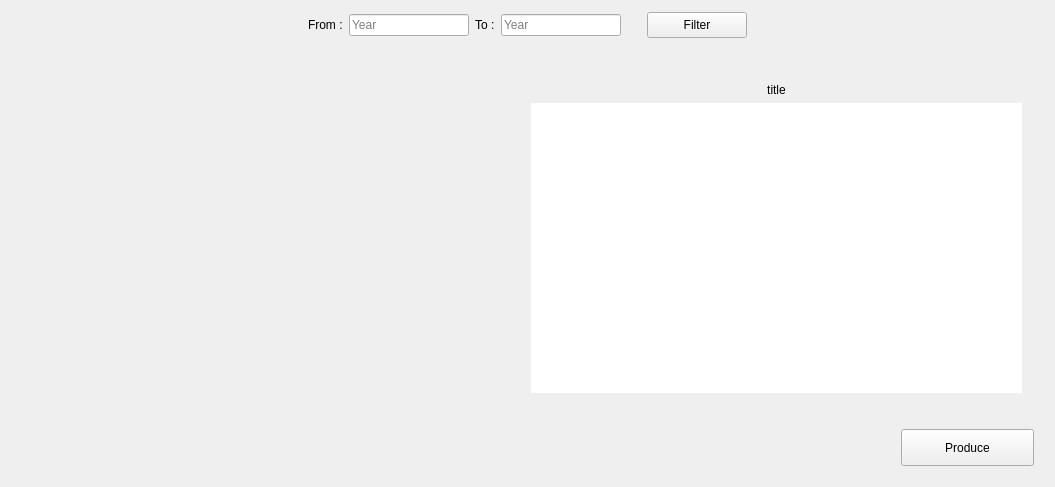
<?xml version="1.0" encoding="UTF-8"?>
<ui version="4.0">
 <class>Form</class>
 <widget class="QWidget" name="Form">
  <property name="geometry">
   <rect>
    <x>0</x>
    <y>0</y>
    <width>1055</width>
    <height>487</height>
   </rect>
  </property>
  <property name="windowTitle">
   <string>Form</string>
  </property>
  <property name="layoutDirection">
   <enum>Qt::LeftToRight</enum>
  </property>
  <property name="styleSheet">
   <string notr="true">QFrame{border:0px;}</string>
  </property>
  <layout class="QVBoxLayout" name="verticalLayout_2">
   <property name="leftMargin">
    <number>3</number>
   </property>
   <property name="topMargin">
    <number>3</number>
   </property>
   <property name="rightMargin">
    <number>3</number>
   </property>
   <property name="bottomMargin">
    <number>3</number>
   </property>
   <item>
    <widget class="QFrame" name="frame">
     <property name="maximumSize">
      <size>
       <width>16777215</width>
       <height>63</height>
      </size>
     </property>
     <property name="styleSheet">
      <string notr="true">QFrame{border:0px;}</string>
     </property>
     <property name="frameShape">
      <enum>QFrame::StyledPanel</enum>
     </property>
     <property name="frameShadow">
      <enum>QFrame::Raised</enum>
     </property>
     <layout class="QHBoxLayout" name="horizontalLayout">
      <item>
       <spacer name="horizontalSpacer">
        <property name="orientation">
         <enum>Qt::Horizontal</enum>
        </property>
        <property name="sizeHint" stdset="0">
         <size>
          <width>40</width>
          <height>20</height>
         </size>
        </property>
       </spacer>
      </item>
      <item>
       <widget class="QLabel" name="label_2">
        <property name="maximumSize">
         <size>
          <width>64</width>
          <height>16777215</height>
         </size>
        </property>
        <property name="text">
         <string>From :</string>
        </property>
       </widget>
      </item>
      <item>
       <widget class="QLineEdit" name="from">
        <property name="maximumSize">
         <size>
          <width>120</width>
          <height>16777215</height>
         </size>
        </property>
        <property name="placeholderText">
         <string>Year</string>
        </property>
       </widget>
      </item>
      <item>
       <widget class="QLabel" name="label_3">
        <property name="maximumSize">
         <size>
          <width>64</width>
          <height>16777215</height>
         </size>
        </property>
        <property name="text">
         <string>To :</string>
        </property>
       </widget>
      </item>
      <item>
       <widget class="QLineEdit" name="to">
        <property name="maximumSize">
         <size>
          <width>120</width>
          <height>16777215</height>
         </size>
        </property>
        <property name="placeholderText">
         <string>Year</string>
        </property>
       </widget>
      </item>
      <item>
       <widget class="QPushButton" name="pushButton_2">
        <property name="minimumSize">
         <size>
          <width>120</width>
          <height>26</height>
         </size>
        </property>
        <property name="styleSheet">
         <string notr="true">margin-left:20px;</string>
        </property>
        <property name="text">
         <string>Filter</string>
        </property>
       </widget>
      </item>
      <item>
       <spacer name="horizontalSpacer_2">
        <property name="orientation">
         <enum>Qt::Horizontal</enum>
        </property>
        <property name="sizeHint" stdset="0">
         <size>
          <width>40</width>
          <height>20</height>
         </size>
        </property>
       </spacer>
      </item>
     </layout>
    </widget>
   </item>
   <item>
    <widget class="QFrame" name="frame_2">
     <property name="frameShape">
      <enum>QFrame::StyledPanel</enum>
     </property>
     <property name="frameShadow">
      <enum>QFrame::Raised</enum>
     </property>
     <layout class="QVBoxLayout" name="verticalLayout">
      <item>
       <layout class="QHBoxLayout" name="horizontalLayout_2" stretch="1,1">
        <item>
         <widget class="QFrame" name="frame_5">
          <property name="frameShape">
           <enum>QFrame::StyledPanel</enum>
          </property>
          <property name="frameShadow">
           <enum>QFrame::Raised</enum>
          </property>
          <layout class="QVBoxLayout" name="verticalLayout_7">
           <item>
            <layout class="QVBoxLayout" name="graph_layout"/>
           </item>
          </layout>
         </widget>
        </item>
        <item>
         <widget class="QFrame" name="frame_3">
          <property name="frameShape">
           <enum>QFrame::StyledPanel</enum>
          </property>
          <property name="frameShadow">
           <enum>QFrame::Raised</enum>
          </property>
          <layout class="QVBoxLayout" name="verticalLayout_5">
           <property name="leftMargin">
            <number>0</number>
           </property>
           <property name="topMargin">
            <number>21</number>
           </property>
           <property name="rightMargin">
            <number>21</number>
           </property>
           <property name="bottomMargin">
            <number>21</number>
           </property>
           <item>
            <widget class="QLabel" name="table_title">
             <property name="text">
              <string>title</string>
             </property>
             <property name="alignment">
              <set>Qt::AlignCenter</set>
             </property>
            </widget>
           </item>
           <item>
            <layout class="QVBoxLayout" name="verticalLayout_4">
             <item>
              <widget class="QTableWidget" name="table">
               <property name="layoutDirection">
                <enum>Qt::RightToLeft</enum>
               </property>
               <property name="autoScrollMargin">
                <number>6</number>
               </property>
               <property name="editTriggers">
                <set>QAbstractItemView::NoEditTriggers</set>
               </property>
               <property name="selectionMode">
                <enum>QAbstractItemView::NoSelection</enum>
               </property>
               <property name="selectionBehavior">
                <enum>QAbstractItemView::SelectRows</enum>
               </property>
               <property name="verticalScrollMode">
                <enum>QAbstractItemView::ScrollPerPixel</enum>
               </property>
               <property name="horizontalScrollMode">
                <enum>QAbstractItemView::ScrollPerPixel</enum>
               </property>
               <property name="sortingEnabled">
                <bool>true</bool>
               </property>
               <attribute name="horizontalHeaderCascadingSectionResizes">
                <bool>true</bool>
               </attribute>
               <attribute name="verticalHeaderVisible">
                <bool>true</bool>
               </attribute>
              </widget>
             </item>
            </layout>
           </item>
          </layout>
         </widget>
        </item>
       </layout>
      </item>
      <item>
       <widget class="QFrame" name="frame_4">
        <property name="minimumSize">
         <size>
          <width>0</width>
          <height>47</height>
         </size>
        </property>
        <property name="frameShape">
         <enum>QFrame::StyledPanel</enum>
        </property>
        <property name="frameShadow">
         <enum>QFrame::Raised</enum>
        </property>
        <layout class="QHBoxLayout" name="horizontalLayout_4">
         <item>
          <layout class="QHBoxLayout" name="horizontalLayout_3">
           <item>
            <spacer name="horizontalSpacer_3">
             <property name="orientation">
              <enum>Qt::Horizontal</enum>
             </property>
             <property name="sizeHint" stdset="0">
              <size>
               <width>40</width>
               <height>20</height>
              </size>
             </property>
            </spacer>
           </item>
           <item>
            <widget class="QPushButton" name="pushButton">
             <property name="minimumSize">
              <size>
               <width>133</width>
               <height>37</height>
              </size>
             </property>
             <property name="text">
              <string>Produce</string>
             </property>
            </widget>
           </item>
          </layout>
         </item>
        </layout>
       </widget>
      </item>
     </layout>
    </widget>
   </item>
  </layout>
 </widget>
 <resources/>
 <connections/>
</ui>
